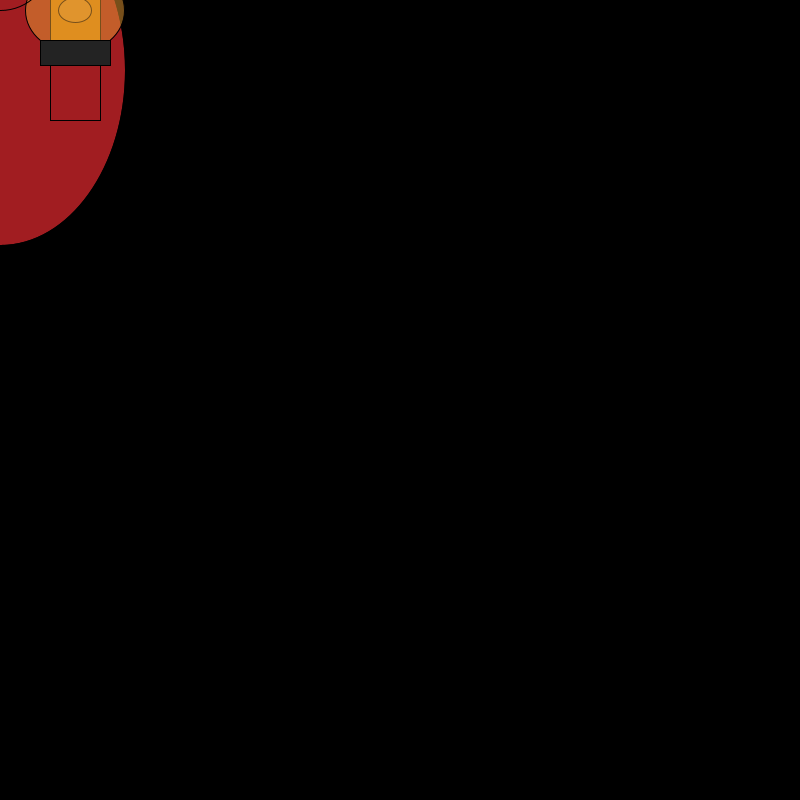
Frame 1 (no input)
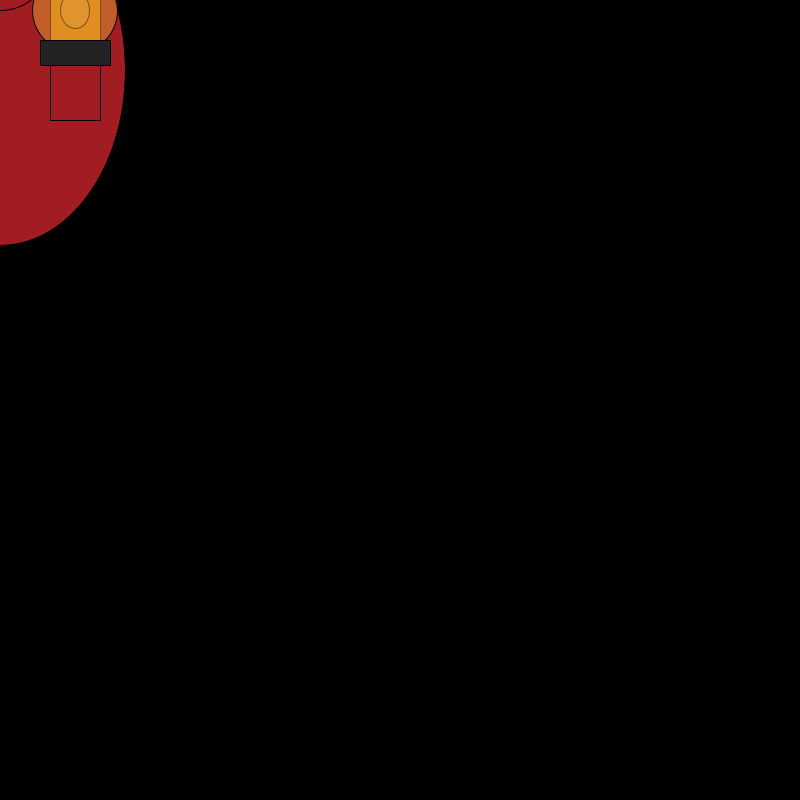
Frame 60 (the mouse pressed at the canvas centre just before this capture)
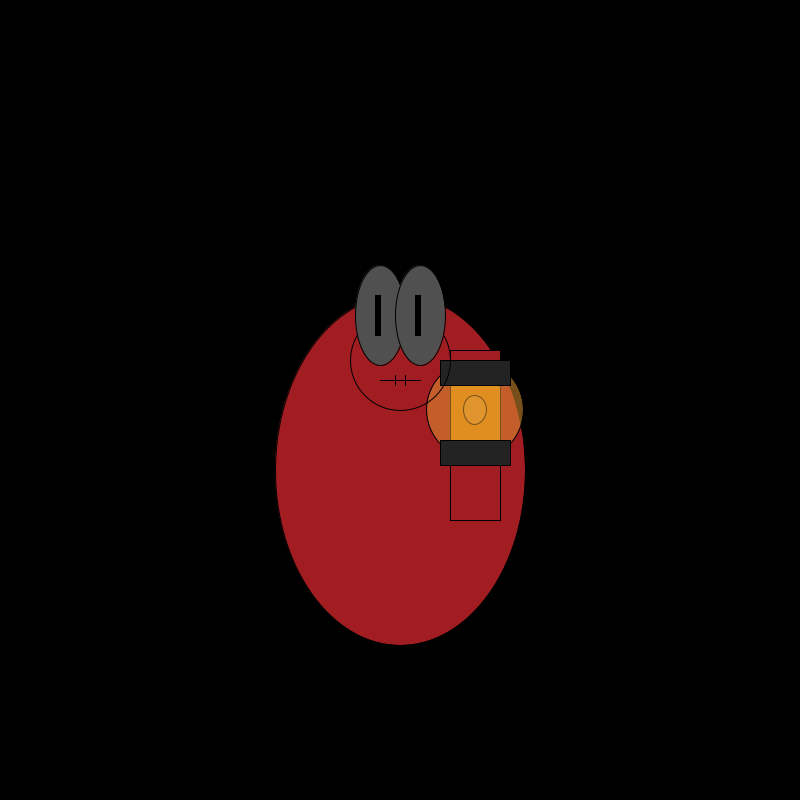
Frame 120 (the mouse held since frame 60 and released just before this capture)

The Processing sketch that drew these frames (run headless with seeded random() and noise(); from frame 60 on, the mouse is pressed at the canvas centre):

// Processing sketch: Ex_5_jhossei03
// ── Ex_5_jhossei03.pde
Monster carl;
int H = 400;
int W = 600;
int wid = 200;
int hei = 160;
color c = color(161, 29, 33);

void setup(){
  background(0);
  size(800, 800);
  carl = new Monster(c, 100, 200);
  
}

void draw(){
  println("any key to reveal monsters");
  background(0);
  
  if (keyPressed == true){
    frameRate(10);
      pushMatrix();
      translate(random(width), random(height));
      fill(255, 238, 83, 35);
      ellipse(mouseX, mouseY-70, random(140, 160), random(140, 160)); //inner circle
      ellipse(mouseX, mouseY-70, random(200, 220), random(200, 220)); //outer circle
      carl.eye(c);
      popMatrix();
  } else {
      frameRate(30);   //restore back to 30fps
    }
     
  carl.update();
  carl.abody();
  carl.ahead(120, 160, c);
  carl.eye(80); 
  }

// ── Monster.pde
class Monster{
  
  Monster(color c, int H, int W){
    
  }
  
  //methods go below the class constructor, aka functions
  
  void update(){
    
  }
  
  void abody(){
     fill(161, 29, 33);
     ellipse(mouseX, mouseY+70, 250, 350);
     rect(mouseX+50, mouseY-50, 50, 170);
     
     //arm
     fill(221, 134, 10);
     rect(mouseX+50, mouseY-30, 50, 75);
     
     //lantern
     fill(225, 150, 50, 200);
     ellipse(mouseX+75, mouseY+10, random(20, 40), random(20, 40));
     fill(225, 150, 50, 135);   
     ellipse(mouseX+75, mouseY+10, random(80, 100), random(80, 100));
     fill(35);
     rect(mouseX+40, mouseY-40, 70, 25);
     rect(mouseX+40, mouseY+40, 70, 25);
     noFill();
    // pushMatrix();                       trying to find a way to find out how to rotate arm 
    // rotate(0.5);
    // rect(mouseX-130, mouseY-20, 50, 150);
    // popMatrix();
  }
  
  void ahead(int wid, int hei, color c){
 
     ellipse(mouseX, mouseY-40, 100, 100);
     
     //mouth
       line(mouseX-20, mouseY-20, mouseX+20, mouseY-20);     //180, 230, 220, 230
    //teeth
      line(mouseX-5, mouseY-15, mouseX-5, mouseY-25);     //195, 225, 195, 235
      line(mouseX+5, mouseY-15, mouseX+5, mouseY-25); 
  }
 
 void eye(color c){
    fill(c);
    ellipse(mouseX-20, mouseY-85, 50, 100);
    ellipse(mouseX+20, mouseY-85, 50, 100);
    fill(0);
    rect(mouseX-25, mouseY-105, 5, 40);
    rect(mouseX+15, mouseY-105, 5, 40);
  
 }


}
